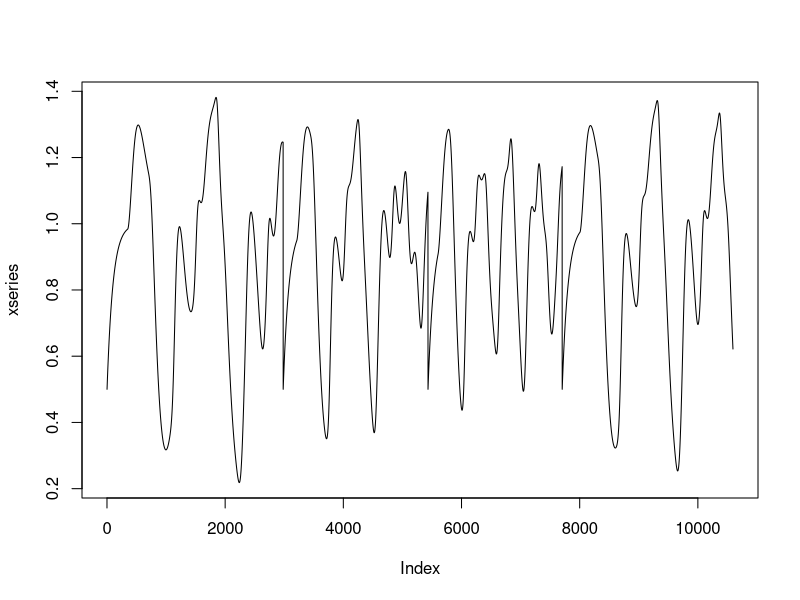

Write R code to recreate this figure.
#!/usr/bin/env Rscript

require(deSolve)
require(ggplot2)

mackeyGlass <- function(t, y, parms, tau) {
  tlag <- t - tau

  if (tlag <= 0)
    ylag <- 0.5
  else
    ylag <- lagvalue(tlag)

  dy <- 0.2 * ylag * 1/(1+ylag^10) - 0.1 * y
  list(dy = dy, ylag = ylag)
}


# Generate mackey-glass attractors with different modes
yinit <- 0.5
tauValues <- sample(c(17, 23, 30, 35))
durations <- sample(200:300, 4)

xseries <- numeric()
for(i in 1:length(tauValues)) {
  times <- seq(from = 0, to = durations[i], by = 0.1)

  x <- dede(y = yinit, times = times, func = mackeyGlass, parms = NULL, tau = tauValues[i])
  xseries <- c(xseries, x[, 2])
}

# Add measurement noise
noise <- rnorm(length(xseries), mean=0.0, sd=sd(xseries)*0.3)
xseries = xseries #+ noise

# Plot
plot(xseries, type="l")
